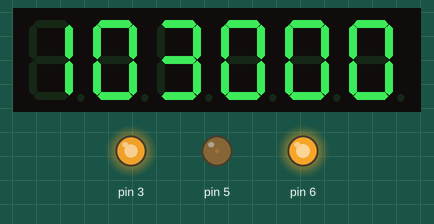
This sketch was run on a simulated Arduino Uno, built with avr-gcc and run on an emulated ATmega328P. Parts: 6-digit seven-segment display, output pins drawn as LEDs (lit = HIGH). What the sketch prints to the serial monitor is not drawn.

Above: at 0.15 s.
At 4.77 s:
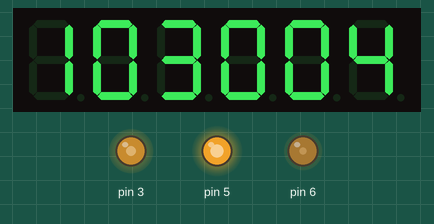
At 9.69 s:
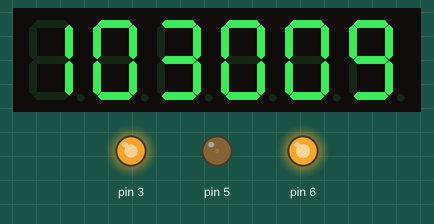
At 19.54 s:
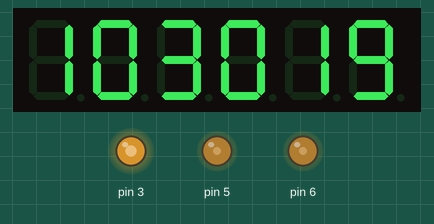
At 29.4 s:
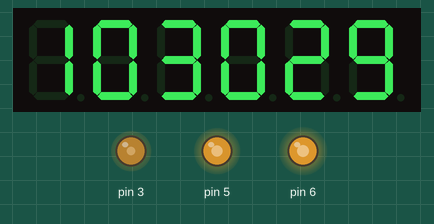
At 39.25 s:
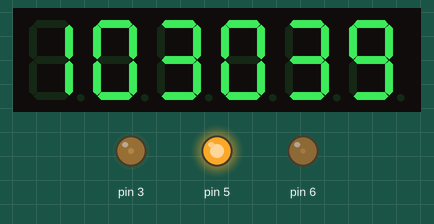
Timing chart, 0 to 40.0 s (numbered marks = the images above):
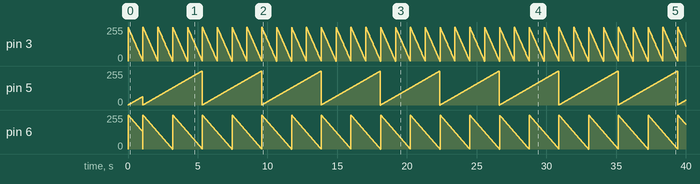

Measured:
- by itself, pin 3: ramps from 252/255 to 0/255 and jumps back, once every 1.1 s

The sketch:

AngelHack_reloj_luz.ino
```cpp
#include <Time.h>
#include <TimeLib.h>
#include <SevSeg.h>

float time;
int r, g=256, b=256;
SevSeg sevseg;

byte numDigits = 6;  // Números de dígitos usados
byte digitPins[] = {10, 9, 8, 11, 12, 13};
byte segmentPins[] = {A0, A1, A2, A3, A4, A5, 7, 22}; // Pines en arduino

void setup() {
  pinMode(6,OUTPUT);
  Serial.begin(9600);
  Serial.println("Simple Arduino Clock using Old DVD Player Display"); // Debug

  setTime(10, 30, 00, 7, 4, 18);    // HH:MM:SS MM-DD-YY

  sevseg.begin(COMMON_ANODE, numDigits, digitPins, segmentPins, 1,1,1);
  sevseg.setBrightness(50);       // Actúa como limitador de corriente
}

void  loop() {
  digitalClockDisplay();
  segmentDisplay();
  Serial.println(time);
  sevseg.refreshDisplay();
  analogWrite(3,b);
  analogWrite(5,r);
  analogWrite(6,g);
}

void digitalClockDisplay() {
  Serial.print(hour());
  printDigits(minute());
  printDigits(second());
  Serial.println();
  r=r+1;
  g=g-2;
  b=b-4;
  if (r==256 || g==256 || b==0){
    r=0;
    g=0;
    b=0;
  }
}

void printDigits(int digits) {
  Serial.print(":");
  if(digits < 10)
    Serial.print('0');
  Serial.print(digits);
}

void segmentDisplay() {
  time = hour() * 0.01;
  time += minute() * 0.0001;
  time += second() * 0.000001;
  sevseg.setNumber(time, 6);
}
```
